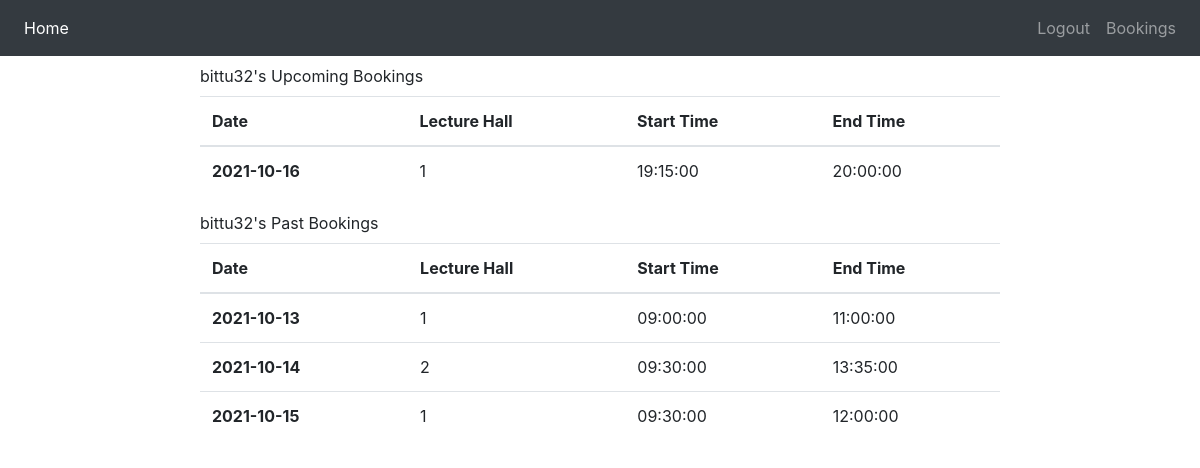
Screenshot of /user-booking (signed in) with the database file from the repository.
### lhbs/models.py (models this page shows, shortened)
class User(db.Model, UserMixin):
    id = db.Column(db.Integer, primary_key=True)
    username = db.Column(db.String(20), unique=True, nullable=False)
    email = db.Column(db.String(120), unique=True, nullable=False)
    password = db.Column(db.String(60), nullable=False)
    booking = db.relationship('Booking', backref='customer', lazy=True)

class Booking(db.Model):
    id = db.Column(db.Integer, primary_key=True)
    date = db.Column(db.Date)
    lecture_hall = db.Column(db.Integer)
    start_time = db.Column(db.Time)
    end_time = db.Column(db.Time)
    purpose = db.Column(db.Text)
    user_id = db.Column(db.Integer, db.ForeignKey('user.id'), nullable=False)

### lhbs/view/routes.py (the view)
@login_required
@view.route("/user-booking")
def user_booking():
    current_date_time = datetime.datetime.now()
    all_bookings = Booking.query.filter(Booking.user_id == current_user.id).all()
    past_bookings = []
    future_bookings = []
    for booking in all_bookings:
        booking_date = booking.date
        booking_end_time = booking.end_time
        booking_date_time = datetime.datetime.combine(booking_date, booking_end_time)
        if booking_date_time > current_date_time:
            future_bookings.append(booking)
        else:
            past_bookings.append(booking)
    return render_template('user_booking.html', past_bookings=past_bookings, future_bookings=future_bookings)

### lhbs/models.py (called while the page is built)
@login_manager.user_loader
def load_user(user_id):
    return User.query.get(int(user_id))

### lhbs/templates/user_booking.html
{% extends 'layout.html' %}
{% block content %}
<div style="width:800px; margin:0 auto;">
    <label for="futureBookings">{{ current_user.username }}'s Upcoming Bookings</label>
    <table class="table" id="futureBookings">
      <thead>
        <tr>
          <th scope="col">Date</th>
          <th scope="col">Lecture Hall</th>
          <th scope="col">Start Time</th>
          <th scope="col">End Time</th>
        </tr>
      </thead>
      <tbody>
      {% for future_booking in future_bookings %}
      <tr>
          <th scope="row">{{ future_booking.date }}</th>
          <td>{{ future_booking.lecture_hall }}</td>
          <td>{{ future_booking.start_time }}</td>
          <td>{{ future_booking.end_time }}</td>
      </tr>
      {% endfor %}
      </tbody>
    </table>
</div>
<div style="width:800px; margin:0 auto;">
    <label for="pastBookings">{{ current_user.username }}'s Past Bookings</label>
    <table class="table" id="pastBookings">
      <thead>
        <tr>
          <th scope="col">Date</th>
          <th scope="col">Lecture Hall</th>
          <th scope="col">Start Time</th>
          <th scope="col">End Time</th>
        </tr>
      </thead>
      <tbody>
      {% for past_booking in past_bookings %}
      <tr>
          <th scope="row">{{ past_booking.date }}</th>
          <td>{{ past_booking.lecture_hall }}</td>
          <td>{{ past_booking.start_time }}</td>
          <td>{{ past_booking.end_time }}</td>
      </tr>
      {% endfor %}
      </tbody>
    </table>
</div>
{% endblock content %}

### lhbs/templates/layout.html (shortened to what this page needs)
<!DOCTYPE html>
<html lang="en">
<head>
    <link rel="stylesheet" href="https://stackpath.bootstrapcdn.com/bootstrap/4.3.1/css/bootstrap.min.css">
</head>
<body>
  <nav class="navbar navbar-expand-lg navbar-dark bg-dark">
    <div class="collapse navbar-collapse" id="navbarToggle">
      <div class="navbar-nav mr-auto">
        <a class="nav-item nav-link active" href="{{ url_for('view.home_page') }}">Home</a>
      </div>
      <div class="navbar-nav">
        {% if current_user.is_authenticated %}
          <a class="nav-item nav-link" href="{{ url_for('users.logout') }}">Logout</a>
          <a class="nav-item nav-link" href="{{ url_for('view.user_booking') }}">Bookings</a>
        {% else %}
          <a class="nav-item nav-link" href="{{ url_for('users.login') }}">Login</a>
          <a class="nav-item nav-link" href="{{ url_for('users.register') }}">Register</a>
        {% endif %}
      </div>
    </div>
  </nav>
  {% block content %}{% endblock %}
</body>
</html>

### rows the page displays
User: username "bittu32"
Booking: date "2021-10-16", lecture_hall "1", start_time "19:15:00", end_time "20:00:00"
Booking: date "2021-10-13", lecture_hall "1", start_time "09:00:00", end_time "11:00:00"
Booking: date "2021-10-14", lecture_hall "2", start_time "09:30:00", end_time "13:35:00"
Booking: date "2021-10-15", lecture_hall "1", start_time "09:30:00", end_time "12:00:00"
